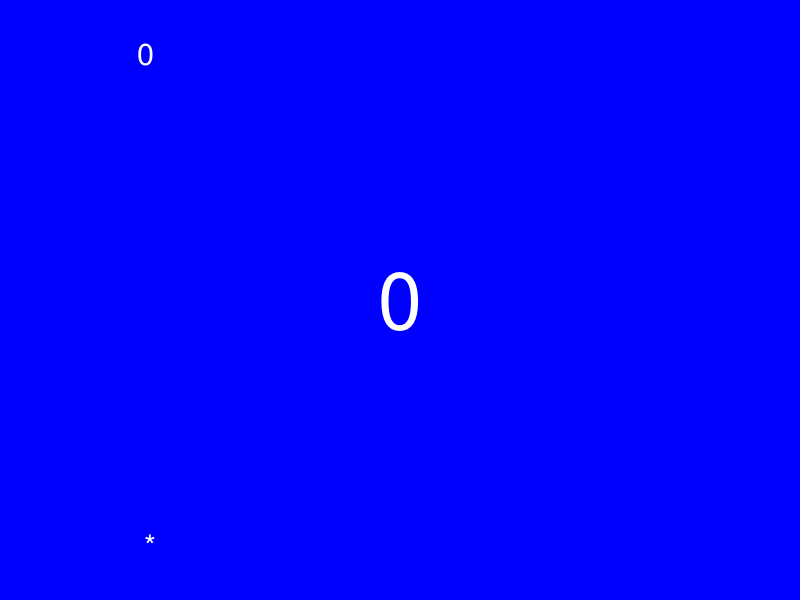
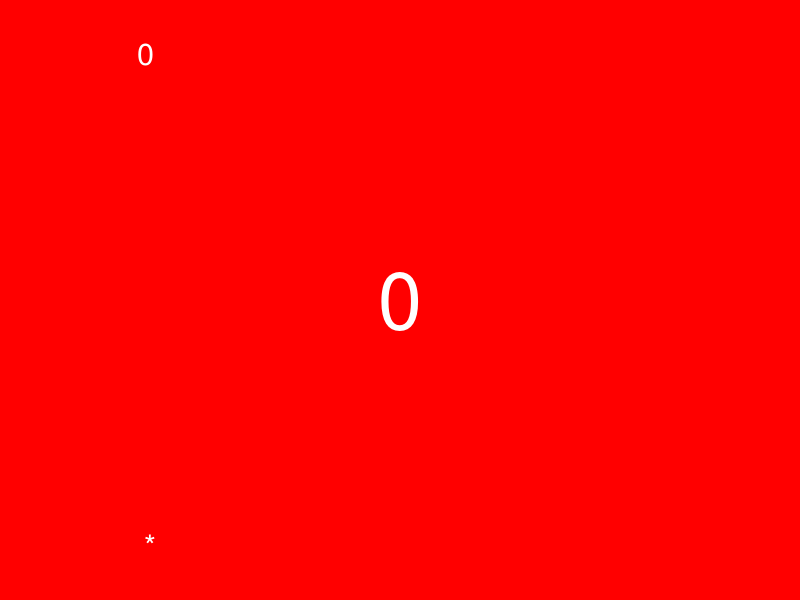
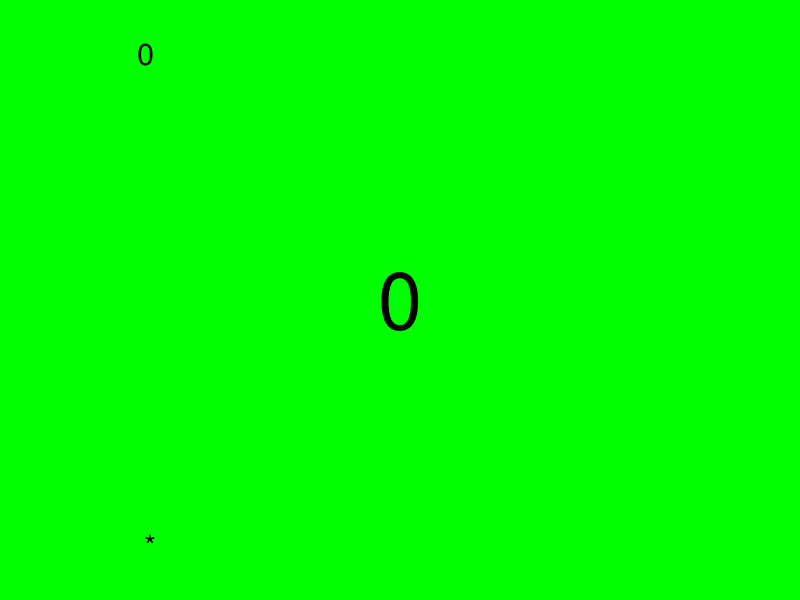
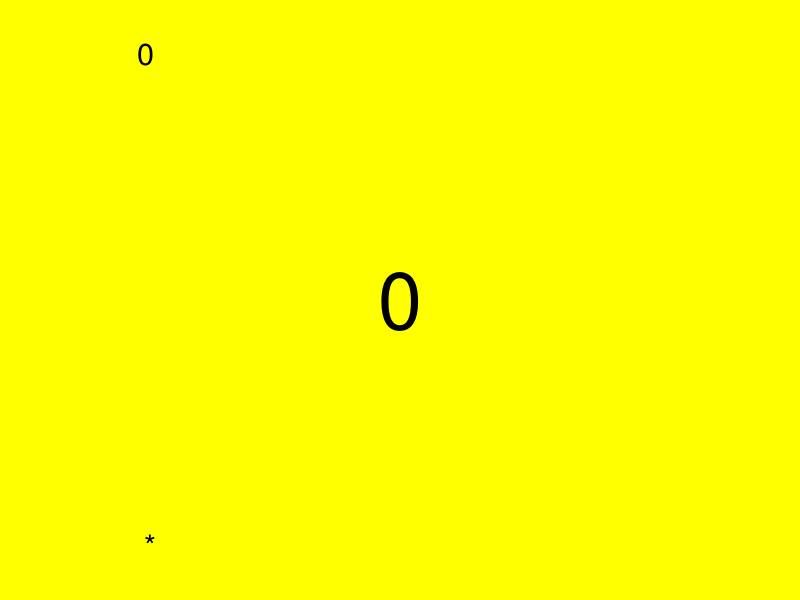
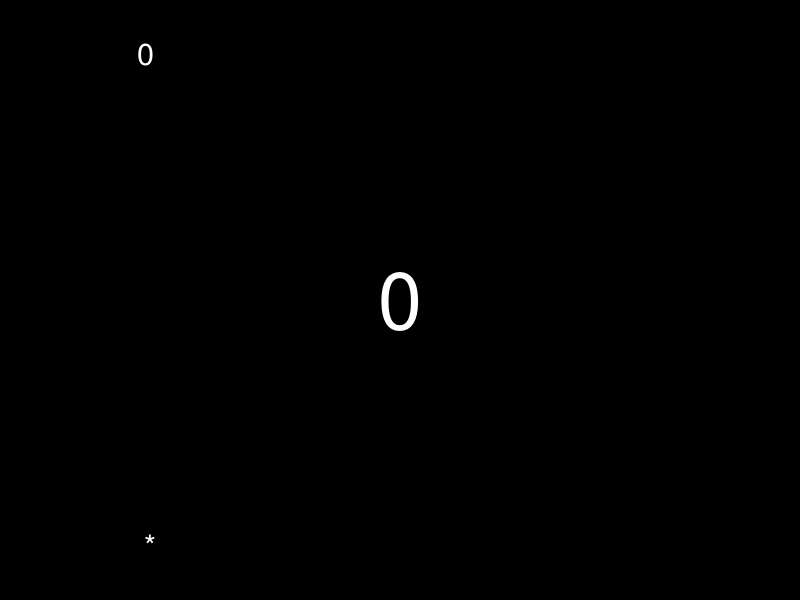
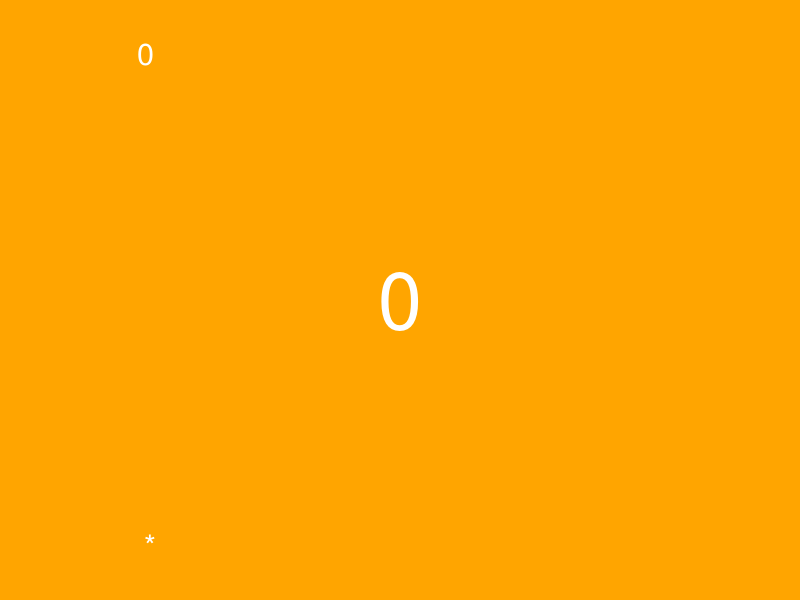
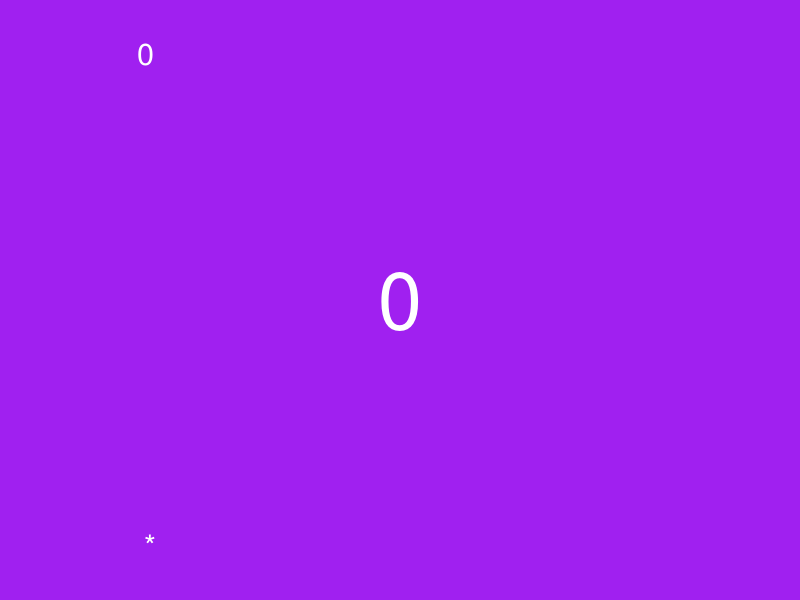
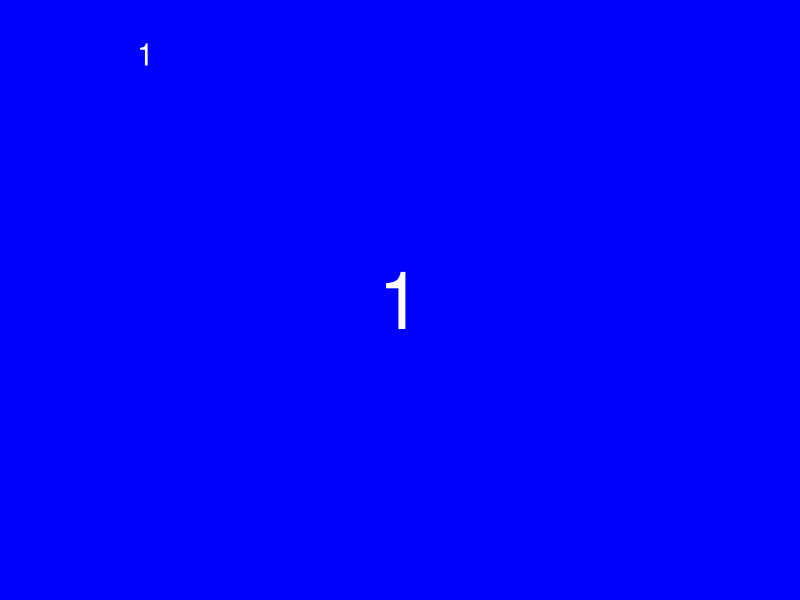

Recreate these plots in R, in order. (Note: this script raises an error after producing the figures.)
library(ggplot2)
library(tibble)
library(dplyr)
library(purrr)
library(glue)
library(tidyr)
library(readr)


voodoo_template <- function(rank, suit) {
  
  icon <- case_when(
    rank == "0" ~ "*",
    rank %in% c("5", "7") ~ "x2",
    TRUE ~ ""
  )
  
  text_col <- as.numeric(suit %in% c('yellow', 'green'))
  
  tribble(
    ~x, ~y, ~text, ~text_col, ~text_size, ~just,
    0.15, 0.05, icon, text_col, 3, 'center',
    0.15, 0.95, rank, text_col, 3, 'center',
    0.5, 0.5, rank, text_col, 20, 'center'
  )

}

generic_template <- function(rank, suit) {
  
  icon <- ''
  
  text_col <- as.numeric(suit %in% c('yellow', 'green', 'orange', 'white'))
  
  tribble(
    ~x, ~y, ~text, ~text_col, ~text_size, ~just,
    0.15, 0.05, icon, text_col, 3, 'center',
    0.15, 0.95, rank, text_col, 3, 'center',
    0.5, 0.5, rank, text_col, 20, 'center'
  )
  
}



make_card <- function(rank, suit, template, card_width = 1.03, card_height = 1.6, ...) {
  
  template(rank, suit) %>%
    ggplot(aes(x = x, y = y)) +
    geom_text(aes(label = text, size = text_size, hjust = just, colour = as.factor(text_col))) +
    guides(size = F, colour = F) +
    scale_size_area(max_size = 20) +
    scale_colour_manual(values = c('0' = 'white', '1' = 'black')) +
    scale_x_continuous(limits = c(0,1)) +
    scale_y_continuous(limits = c(0,1)) +
    theme_void() +
    theme(plot.background = element_rect(fill = suit, colour = suit))
  
  ggsave(glue('generic/card_{rank}_{suit}.png'), width = card_width, height = card_height, units = 'in', dpi = 100)
  
  
}

#obsolete
make_card <- function(rank, suit, ...) {

  icon <- case_when(
    rank == "0" ~ " *",
    rank %in% c("5", "7") ~ "x2",
    TRUE ~ ""
  )
  
  textcol <- ifelse(suit %in% c('yellow', 'green'), 'black', 'white')
  
  layout <- tibble(x = c(0.15,0.15,0.5), 
                   y = c(0.05,0.95,0.5), 
                   text = c(icon, rank, rank),
                   fontsize = c(3,3,20),
                   just = c('center', 'center', 'center'))
  
  card <- layout %>%
    ggplot(aes(x = x, y = y)) +
    geom_text(aes(label = text, size = fontsize, hjust = just), colour = textcol) +
    guides(size = F, colour = F) +
    scale_size_area(max_size = 20) +
    scale_colour_manual(values=c(textcol)) +
    scale_x_continuous(limits = c(0,1)) +
    scale_y_continuous(limits = c(0,1)) +
    theme_void() +
    theme(plot.background = element_rect(fill = suit, colour = suit))
  
  ggsave(glue('card_{rank}_{suit}.png'), width = 1.03, height = 1.6, units = 'in', dpi = 100)
}


make_token <- function(rank, suit, label,...) {

  icon <- ""
  
  textcol <- ifelse(suit %in% c('yellow', 'green'), 'black', 'white')
  
  layout <- tibble(x = c(0,0.05,0.5,1,1), 
                   y = c(0.05,0.75,0.5,1,0), 
                   text = c(icon, rank, "","",""),
                   fontsize = c(3,3,20,1,1),
                   just = c('left', 'left', 'center','right','right'))
  
  card <- layout %>%
    ggplot(aes(x = x, y = y)) +
    geom_text(aes(label = text, size = fontsize, hjust = just), colour = textcol) +
    guides(size = F, colour = F) +
    scale_size(range=c(1,20)) +
    scale_colour_manual(values=c(textcol)) +
    theme_void() +
    theme(plot.background = element_rect(fill = suit, colour = suit))
  
  ggsave(glue('crew/token_{label}.png'), width = 1.03, height = 0.5, units = 'in', dpi = 100)
}



voodoo_card_list <- expand_grid(rank = 0:15, suit = c('blue', 'red', 'green', 'yellow', 'black'))

crew_card_list <- expand_grid(rank = 1:9, suit = c('blue', 'red', 'green', 'yellow')) 

crew_card_list <- bind_rows(crew_card_list, expand_grid(rank = 1:4, suit = 'black'))

crew_token_list <- tibble(rank = c(1:5, ">", ">>", ">>>", ">>>>", "\u2126"), 
                          suit = 'black',
                          label = c(1:5, "a", "b", "c", "d", "e"))


generic_card_list <- expand_grid(rank = c(as.character(0:20), ''), 
                                 suit = c('blue', 'red', 'green', 'yellow', 'black', 'orange', 'purple', 'white'))


pwalk(generic_card_list, make_card, template = generic_template)

generic_card_list %>%
  transmute(label = glue('{rank}_{suit}'), 
         image = glue('https://raw.githubusercontent.com/mcgriffiths/cardgames/master/generic/card_{rank}_{suit}.png')) %>%
  write_csv('generic_cards.csv')

crew_token_list %>%
  transmute(label = glue('token_{label}'), 
            image = glue('https://raw.githubusercontent.com/mcgriffiths/cardgames/master/crew/{label}.png')) %>%
  write_csv('crew_tokens.csv')
